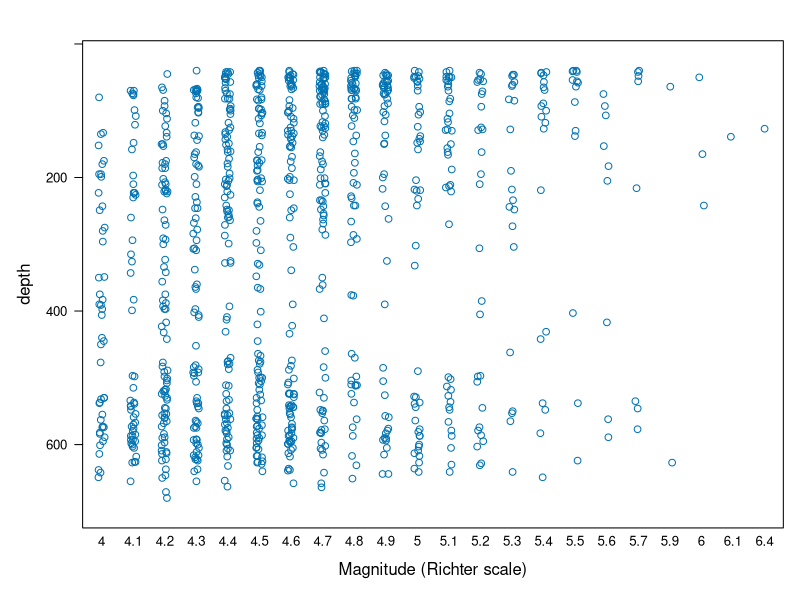

Write R code to recreate this figure. (Note: this script raises an error after producing the figure.)
#' ---
#' title: "Ch8 - Plot Coordinates and Axis Annotation"
#' author:
#' date: 
#' output:
#'    html_document:
#'      keep_md: true
#'      toc: true
#'      toc_depth: 2
#' ---

library(lattice)


#' Topics covered:
#'
#' - Packets
#' - The prepanel function, axis limits, and aspect ratio
#' - Axis annotation
#' - The scales argument
#'
#' ## Figure 8.1
stripplot(depth ~ factor(mag), data = quakes, jitter.data = TRUE, 
          scales = list(y = "free", rot = 0),
          prepanel = function(x, y, ...) list(ylim = rev(range(y))),
          xlab = "Magnitude (Richter scale)")

data(biocAccess, package = "latticeExtra")

#' ## Figure 8.2
xyplot(counts/1000 ~ time | equal.count(as.numeric(time), 
                                        9, overlap = 0.1), 
       biocAccess, type = "l", aspect = "xy", strip = FALSE,
       ylab = "Numer of accesses (thousands)", xlab = "",
       scales = list(x = list(relation = "sliced", axs = "i"), 
                     y = list(alternating = FALSE)))

data(Earthquake, package = "MEMSS")

#' ## Figure 8.3
xyplot(accel ~ distance, data = Earthquake,
       prepanel = prepanel.loess, aspect = "xy",
       type = c("p", "g", "smooth"),
       scales = list(log = 2),
       xlab = "Distance From Epicenter (km)",
       ylab = "Maximum Horizontal Acceleration (g)")

yscale.components.log2 <- function(...) {
  ans <- yscale.components.default(...)
  ans$right <- ans$left
  ans$left$labels$labels <- 
    parse(text = ans$left$labels$labels)
  ans$right$labels$labels <- 
    MASS::fractions(2^(ans$right$labels$at))
  ans
}
logTicks <- function (lim, loc = c(1, 5)) {
  ii <- floor(log10(range(lim))) + c(-1, 2)
  main <- 10^(ii[1]:ii[2])
  r <- as.numeric(outer(loc, main, "*"))
  r[lim[1] <= r & r <= lim[2]]
}
xscale.components.log2 <- function(lim, ...) {
  ans <- xscale.components.default(lim = lim, ...)
  tick.at <- logTicks(2^lim, loc = c(1, 3))
  ans$bottom$ticks$at <- log(tick.at, 2)
  ans$bottom$labels$at <- log(tick.at, 2)
  ans$bottom$labels$labels <- as.character(tick.at)
  ans
}

#' ## Figure 8.4
xyplot(accel ~ distance | cut(Richter, c(4.9, 5.5, 6.5, 7.8)),
       data = Earthquake, type = c("p", "g"),
       scales = list(log = 2, y = list(alternating = 3)),
       xlab = "Distance From Epicenter (km)",
       ylab = "Maximum Horizontal Acceleration (g)",
       xscale.components = xscale.components.log2,
       yscale.components = yscale.components.log2)

xscale.components.log10 <- function(lim, ...) {
  ans <- xscale.components.default(lim = lim, ...)
  tick.at <- logTicks(10^lim, loc = 1:9)
  tick.at.major <- logTicks(10^lim, loc = 1)
  major <- tick.at %in% tick.at.major
  ans$bottom$ticks$at <- log(tick.at, 10)
  ans$bottom$ticks$tck <- ifelse(major, 1.5, 0.75)
  ans$bottom$labels$at <- log(tick.at, 10)
  ans$bottom$labels$labels <- as.character(tick.at)
  ans$bottom$labels$labels[!major] <- ""
  ans$bottom$labels$check.overlap <- FALSE
  ans
}

#' ## Figure 8.5
xyplot(accel ~ distance, data = Earthquake, 
       prepanel = prepanel.loess, aspect = "xy", 
       type = c("p", "g"), scales = list(log = 10),
       xlab = "Distance From Epicenter (km)",
       ylab = "Maximum Horizontal Acceleration (g)",
       xscale.components = xscale.components.log10)

axis.CF <- function(side, ...) {
  if (side == "right") {
    F2C <- function(f) 5 * (f - 32) / 9 
    C2F <- function(c) 32 + 9 * c / 5 
    ylim <- current.panel.limits()$ylim
    prettyF <- pretty(ylim)
    prettyC <- pretty(F2C(ylim))
    panel.axis(side = side, outside = TRUE, at = prettyF, 
               tck = 5, line.col = "grey65", text.col = "grey35")
    panel.axis(side = side, outside = TRUE, at = C2F(prettyC), 
               labels = as.character(prettyC),
               tck = 1, line.col = "black", text.col = "black")
  }
  else axis.default(side = side, ...)
}

#' ## Figure 8.6
xyplot(nhtemp ~ time(nhtemp), aspect = "xy", type = "o",
       scales = list(y = list(alternating = 2, tck = c(1, 5))),
       axis = axis.CF, xlab = "Year", ylab = "Temperature", 
       main = "Yearly temperature in New Haven, CT",
       key = list(text = list(c("(Celcius)", "(Fahrenheit)"), 
                              col = c("black", "grey35")), columns = 2))

